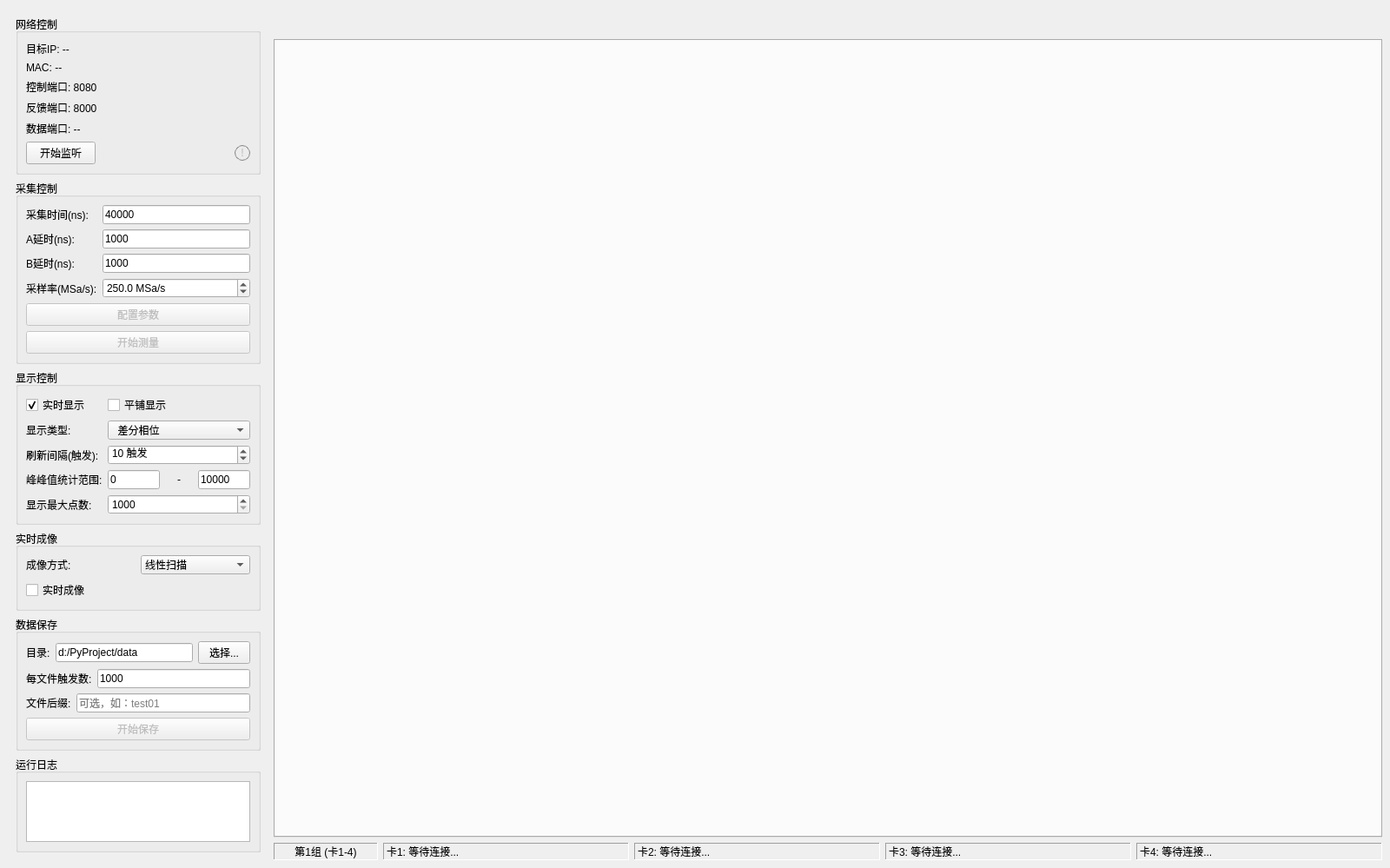
<?xml version="1.0" encoding="UTF-8"?>
<ui version="4.0">
 <class>MainWindow</class>
 <widget class="QMainWindow" name="MainWindow">
  <property name="geometry">
   <rect>
    <x>0</x>
    <y>0</y>
    <width>1600</width>
    <height>900</height>
   </rect>
  </property>
  <property name="windowTitle">
   <string>MC_410T 多卡采集系统</string>
  </property>
  <widget class="QWidget" name="centralwidget">
   <layout class="QHBoxLayout" name="horizontalLayout">
    <item>
     <widget class="QWidget" name="leftPanel" native="true">
      <property name="minimumSize">
       <size>
        <width>300</width>
        <height>0</height>
       </size>
      </property>
      <property name="maximumSize">
       <size>
        <width>300</width>
        <height>16777215</height>
       </size>
      </property>
      <layout class="QVBoxLayout" name="leftPanelLayout">
       <item>
        <widget class="QGroupBox" name="grpNetwork">
         <property name="title">
          <string>网络控制</string>
         </property>
         <layout class="QVBoxLayout" name="verticalLayout">
          <item>
           <widget class="QLabel" name="lblTargetIPs">
            <property name="visible">
             <bool>false</bool>
            </property>
            <property name="text">
             <string>目标IP: --</string>
            </property>
           </widget>
          </item>
          <item>
           <widget class="QLabel" name="lblMACs">
            <property name="visible">
             <bool>false</bool>
            </property>
            <property name="text">
             <string>MAC: --</string>
            </property>
           </widget>
          </item>
          <item>
           <widget class="QLabel" name="lblControlPort">
            <property name="visible">
             <bool>false</bool>
            </property>
            <property name="text">
             <string>控制端口: 8080</string>
            </property>
           </widget>
          </item>
          <item>
           <widget class="QLabel" name="lblFeedbackPort">
            <property name="visible">
             <bool>false</bool>
            </property>
            <property name="text">
             <string>反馈端口: 8000</string>
            </property>
           </widget>
          </item>
          <item>
           <widget class="QLabel" name="lblDataPorts">
            <property name="visible">
             <bool>false</bool>
            </property>
            <property name="text">
             <string>数据端口: --</string>
            </property>
           </widget>
          </item>
          <item>
           <layout class="QHBoxLayout" name="networkButtonRow">
            <item>
             <widget class="QPushButton" name="btnStartListen">
              <property name="text">
               <string>开始监听</string>
              </property>
             </widget>
            </item>
            <item>
             <spacer name="networkButtonSpacer">
              <property name="orientation">
               <enum>Qt::Orientation::Horizontal</enum>
              </property>
              <property name="sizeHint" stdset="0">
               <size>
                <width>40</width>
                <height>20</height>
               </size>
              </property>
             </spacer>
            </item>
            <item>
             <widget class="QLabel" name="lblNetInfoIndicator">
              <property name="minimumSize">
               <size>
                <width>18</width>
                <height>18</height>
               </size>
              </property>
              <property name="maximumSize">
               <size>
                <width>18</width>
                <height>18</height>
               </size>
              </property>
              <property name="styleSheet">
               <string notr="true">QLabel#lblNetInfoIndicator {
  color: #cccccc;
  background: transparent;
  border: 1px solid #888888;
  border-radius: 9px;
  font-weight: bold;
  font-size: 12px;
}</string>
              </property>
              <property name="text">
               <string>!</string>
              </property>
              <property name="alignment">
               <set>Qt::AlignmentFlag::AlignCenter</set>
              </property>
             </widget>
            </item>
           </layout>
          </item>
         </layout>
        </widget>
       </item>
       <item>
        <widget class="QGroupBox" name="grpAcquisition">
         <property name="title">
          <string>采集控制</string>
         </property>
         <layout class="QVBoxLayout" name="verticalLayout_2">
          <item>
           <layout class="QGridLayout" name="paramGrid">
            <item row="0" column="0">
             <widget class="QLabel" name="label">
              <property name="text">
               <string>采集时间(ns):</string>
              </property>
             </widget>
            </item>
            <item row="0" column="1">
             <widget class="QLineEdit" name="edtDataTime">
              <property name="text">
               <string>40000</string>
              </property>
             </widget>
            </item>
            <item row="1" column="0">
             <widget class="QLabel" name="label_2">
              <property name="text">
               <string>A延时(ns):</string>
              </property>
             </widget>
            </item>
            <item row="1" column="1">
             <widget class="QLineEdit" name="edtADelay">
              <property name="text">
               <string>1000</string>
              </property>
             </widget>
            </item>
            <item row="2" column="0">
             <widget class="QLabel" name="label_3">
              <property name="text">
               <string>B延时(ns):</string>
              </property>
             </widget>
            </item>
            <item row="2" column="1">
             <widget class="QLineEdit" name="edtBDelay">
              <property name="text">
               <string>1000</string>
              </property>
             </widget>
            </item>
            <item row="3" column="0">
             <widget class="QLabel" name="lblSampleRate">
              <property name="toolTip">
               <string>时域信号采样率：真实采集 250 MSa/s；回放验证数据（14.dat/11.dat）为 200 MSa/s</string>
              </property>
              <property name="text">
               <string>采样率(MSa/s):</string>
              </property>
             </widget>
            </item>
            <item row="3" column="1">
             <widget class="QDoubleSpinBox" name="spnSampleRate">
              <property name="toolTip">
               <string>时域信号采样率（决定频域横坐标与采样深度换算）：真实采集 250 MSa/s；回放验证数据（14.dat/11.dat）为 200 MSa/s</string>
              </property>
              <property name="suffix">
               <string> MSa/s</string>
              </property>
              <property name="decimals">
               <number>1</number>
              </property>
              <property name="minimum">
               <double>0.1</double>
              </property>
              <property name="maximum">
               <double>2000</double>
              </property>
              <property name="singleStep">
               <double>1</double>
              </property>
              <property name="value">
               <double>250</double>
              </property>
             </widget>
            </item>
           </layout>
          </item>
          <item>
           <widget class="QPushButton" name="btnConfig">
            <property name="enabled">
             <bool>false</bool>
            </property>
            <property name="visible">
             <bool>false</bool>
            </property>
            <property name="text">
             <string>配置参数</string>
            </property>
           </widget>
          </item>
          <item>
           <widget class="QPushButton" name="btnStartMeasure">
            <property name="enabled">
             <bool>false</bool>
            </property>
            <property name="text">
             <string>开始测量</string>
            </property>
           </widget>
          </item>
         </layout>
        </widget>
       </item>
       <item>
        <widget class="QGroupBox" name="grpDisplay">
         <property name="title">
          <string>显示控制</string>
         </property>
         <layout class="QGridLayout" name="gridLayout">
          <item row="0" column="0">
           <widget class="QCheckBox" name="chkEnableDisplay">
            <property name="text">
             <string>实时显示</string>
            </property>
            <property name="checked">
             <bool>true</bool>
            </property>
           </widget>
          </item>
          <item row="0" column="1">
           <widget class="QCheckBox" name="chkTileView">
            <property name="text">
             <string>平铺显示</string>
            </property>
            <property name="checked">
             <bool>false</bool>
            </property>
           </widget>
          </item>
          <item row="1" column="0">
           <widget class="QLabel" name="label_4">
            <property name="text">
             <string>显示类型: </string>
            </property>
           </widget>
          </item>
          <item row="1" column="1">
           <widget class="QComboBox" name="cmbDisplayType">
            <property name="currentIndex">
             <number>0</number>
            </property>
            <item>
             <property name="text">
              <string>  差分相位</string>
             </property>
            </item>
            <item>
             <property name="text">
              <string>  瞬时频率</string>
             </property>
            </item>
           </widget>
          </item>
          <item row="2" column="0">
           <widget class="QLabel" name="label_5">
            <property name="toolTip">
             <string>每隔多少个触发更新一次显示（值越大刷新越慢，CPU占用越低）</string>
            </property>
            <property name="text">
             <string>刷新间隔(触发):</string>
            </property>
           </widget>
          </item>
          <item row="2" column="1">
           <widget class="QSpinBox" name="spnRefreshRate">
            <property name="toolTip">
             <string>每隔多少个触发更新一次显示。例如：10表示每10个触发刷新一次</string>
            </property>
            <property name="suffix">
             <string> 触发</string>
            </property>
            <property name="minimum">
             <number>1</number>
            </property>
            <property name="maximum">
             <number>1000</number>
            </property>
            <property name="value">
             <number>10</number>
            </property>
           </widget>
          </item>
          <item row="3" column="0">
           <widget class="QLabel" name="label_6">
            <property name="toolTip">
             <string>统计峰峰值的真实采样点范围（与X轴显示一致）
例如：0-50000表示统计全部采样点</string>
            </property>
            <property name="text">
             <string>峰峰值统计范围:</string>
            </property>
           </widget>
          </item>
          <item row="3" column="1">
           <layout class="QHBoxLayout" name="horizontalLayout_2">
            <item>
             <widget class="QLineEdit" name="edtPkStart">
              <property name="maximumSize">
               <size>
                <width>60</width>
                <height>16777215</height>
               </size>
              </property>
              <property name="toolTip">
               <string>峰峰值统计起始点（真实采样点索引，与X轴显示一致）</string>
              </property>
              <property name="text">
               <string>0</string>
              </property>
             </widget>
            </item>
            <item>
             <widget class="QLabel" name="label_7">
              <property name="maximumSize">
               <size>
                <width>100</width>
                <height>16777215</height>
               </size>
              </property>
              <property name="text">
               <string>-</string>
              </property>
              <property name="alignment">
               <set>Qt::AlignmentFlag::AlignCenter</set>
              </property>
             </widget>
            </item>
            <item>
             <widget class="QLineEdit" name="edtPkEnd">
              <property name="minimumSize">
               <size>
                <width>60</width>
                <height>0</height>
               </size>
              </property>
              <property name="maximumSize">
               <size>
                <width>60</width>
                <height>16777215</height>
               </size>
              </property>
              <property name="toolTip">
               <string>峰峰值统计结束点（真实采样点索引，0表示到末尾）</string>
              </property>
              <property name="text">
               <string>10000</string>
              </property>
             </widget>
            </item>
           </layout>
          </item>
          <item row="4" column="0">
           <widget class="QLabel" name="label_8">
            <property name="text">
             <string>显示最大点数:</string>
            </property>
           </widget>
          </item>
          <item row="4" column="1">
           <widget class="QSpinBox" name="spnDownsampleRatio">
            <property name="toolTip">
             <string>绘图显示的最大数据点数（原始数据超过此值时自动降采样，默认1000点）</string>
            </property>
            <property name="minimum">
             <number>1000</number>
            </property>
            <property name="maximum">
             <number>500000</number>
            </property>
            <property name="singleStep">
             <number>1000</number>
            </property>
            <property name="value">
             <number>1000</number>
            </property>
           </widget>
          </item>
         </layout>
        </widget>
       </item>
       <item>
        <widget class="QGroupBox" name="grpImaging">
         <property name="title">
          <string>实时成像</string>
         </property>
         <layout class="QGridLayout" name="imagingGrid">
          <item row="0" column="0">
           <widget class="QLabel" name="label_12">
            <property name="text">
             <string>成像方式: </string>
            </property>
           </widget>
          </item>
          <item row="0" column="1">
           <widget class="QComboBox" name="cmbImagingMode">
            <property name="currentIndex">
             <number>0</number>
            </property>
            <item>
             <property name="text">
              <string>线性扫描</string>
             </property>
            </item>
            <item>
             <property name="text">
              <string>环形扫描</string>
             </property>
            </item>
           </widget>
          </item>
          <item row="1" column="0">
           <widget class="QCheckBox" name="chkRealtimeImaging">
            <property name="text">
             <string>实时成像</string>
            </property>
            <property name="checked">
             <bool>false</bool>
            </property>
           </widget>
          </item>
         </layout>
        </widget>
       </item>
       <item>
        <widget class="QGroupBox" name="grpSave">
         <property name="title">
          <string>数据保存</string>
         </property>
         <layout class="QVBoxLayout" name="verticalLayout_4">
          <item>
           <layout class="QHBoxLayout" name="horizontalLayout_6">
            <item>
             <widget class="QLabel" name="label_9">
              <property name="text">
               <string>目录:</string>
              </property>
             </widget>
            </item>
            <item>
             <widget class="QLineEdit" name="edtSaveDir">
              <property name="text">
               <string>d:/PyProject/data</string>
              </property>
             </widget>
            </item>
            <item>
             <widget class="QPushButton" name="btnSelectDir">
              <property name="maximumSize">
               <size>
                <width>60</width>
                <height>16777215</height>
               </size>
              </property>
              <property name="text">
               <string>选择...</string>
              </property>
             </widget>
            </item>
           </layout>
          </item>
          <item>
           <layout class="QHBoxLayout" name="horizontalLayout_7">
            <item>
             <widget class="QLabel" name="label_10">
              <property name="text">
               <string>每文件触发数:</string>
              </property>
             </widget>
            </item>
            <item>
             <widget class="QLineEdit" name="edtTriggersPerFile">
              <property name="text">
               <string>1000</string>
              </property>
             </widget>
            </item>
           </layout>
          </item>
          <item>
           <layout class="QHBoxLayout" name="horizontalLayout_8">
            <item>
             <widget class="QLabel" name="label_11">
              <property name="text">
               <string>文件后缀:</string>
              </property>
             </widget>
            </item>
            <item>
             <widget class="QLineEdit" name="edtFileSuffix">
              <property name="toolTip">
               <string>自定义文件后缀，留空则使用时间戳</string>
              </property>
              <property name="text">
               <string/>
              </property>
              <property name="placeholderText">
               <string>可选，如：test01</string>
              </property>
             </widget>
            </item>
           </layout>
          </item>
          <item>
           <widget class="QPushButton" name="btnToggleSave">
            <property name="enabled">
             <bool>false</bool>
            </property>
            <property name="text">
             <string>开始保存</string>
            </property>
           </widget>
          </item>
         </layout>
        </widget>
       </item>
       <item>
        <widget class="QGroupBox" name="grpLog">
         <property name="title">
          <string>运行日志</string>
         </property>
         <layout class="QVBoxLayout" name="verticalLayout_5">
          <item>
           <widget class="QTextEdit" name="txtLog">
            <property name="readOnly">
             <bool>true</bool>
            </property>
           </widget>
          </item>
         </layout>
        </widget>
       </item>
      </layout>
     </widget>
    </item>
    <item>
     <layout class="QVBoxLayout" name="rightPanelLayout">
      <item>
       <widget class="QWidget" name="groupTabBarContainer" native="true">
        <property name="minimumSize">
         <size>
          <width>0</width>
          <height>30</height>
         </size>
        </property>
        <property name="maximumSize">
         <size>
          <width>16777215</width>
          <height>30</height>
         </size>
        </property>
        <layout class="QHBoxLayout" name="groupTabBarLayout">
         <property name="spacing">
          <number>0</number>
         </property>
         <property name="leftMargin">
          <number>0</number>
         </property>
         <property name="topMargin">
          <number>0</number>
         </property>
         <property name="rightMargin">
          <number>0</number>
         </property>
         <property name="bottomMargin">
          <number>0</number>
         </property>
        </layout>
       </widget>
      </item>
      <item>
       <widget class="QStackedWidget" name="stackedMainDisplay">
        <property name="currentIndex">
         <number>0</number>
        </property>
        <widget class="QWidget" name="pageChannelView">
         <layout class="QVBoxLayout" name="verticalLayout_11">
          <property name="spacing">
           <number>0</number>
          </property>
          <property name="leftMargin">
           <number>0</number>
          </property>
          <property name="topMargin">
           <number>0</number>
          </property>
          <property name="rightMargin">
           <number>0</number>
          </property>
          <property name="bottomMargin">
           <number>0</number>
          </property>
          <item>
           <widget class="QStackedWidget" name="stackedDisplayMode">
            <property name="currentIndex">
             <number>0</number>
            </property>
            <widget class="QWidget" name="pageTabView">
             <layout class="QVBoxLayout" name="verticalLayout_10">
              <property name="spacing">
               <number>0</number>
              </property>
              <property name="leftMargin">
               <number>0</number>
              </property>
              <property name="topMargin">
               <number>0</number>
              </property>
              <property name="rightMargin">
               <number>0</number>
              </property>
              <property name="bottomMargin">
               <number>0</number>
              </property>
              <item>
               <widget class="QTabWidget" name="tabWidget">
                <property name="currentIndex">
                 <number>-1</number>
                </property>
               </widget>
              </item>
             </layout>
            </widget>
            <widget class="QWidget" name="pageTileView">
             <layout class="QGridLayout" name="gridTileLayout">
              <property name="leftMargin">
               <number>2</number>
              </property>
              <property name="topMargin">
               <number>2</number>
              </property>
              <property name="rightMargin">
               <number>2</number>
              </property>
              <property name="bottomMargin">
               <number>2</number>
              </property>
              <property name="spacing">
               <number>2</number>
              </property>
             </layout>
            </widget>
           </widget>
          </item>
         </layout>
        </widget>
        <widget class="QWidget" name="pageColorMap">
         <layout class="QVBoxLayout" name="verticalLayout_12">
          <property name="spacing">
           <number>0</number>
          </property>
          <property name="leftMargin">
           <number>0</number>
          </property>
          <property name="topMargin">
           <number>0</number>
          </property>
          <property name="rightMargin">
           <number>0</number>
          </property>
          <property name="bottomMargin">
           <number>0</number>
          </property>
         </layout>
        </widget>
       </widget>
      </item>
      <item>
       <layout class="QHBoxLayout" name="statsLayout">
        <item>
         <widget class="QLabel" name="lblGroupInfo">
          <property name="minimumSize">
           <size>
            <width>120</width>
            <height>0</height>
           </size>
          </property>
          <property name="maximumSize">
           <size>
            <width>120</width>
            <height>16777215</height>
           </size>
          </property>
          <property name="frameShape">
           <enum>QFrame::Shape::Panel</enum>
          </property>
          <property name="frameShadow">
           <enum>QFrame::Shadow::Sunken</enum>
          </property>
          <property name="text">
           <string>第1组 (卡1-4)</string>
          </property>
          <property name="alignment">
           <set>Qt::AlignmentFlag::AlignCenter</set>
          </property>
         </widget>
        </item>
        <item>
         <widget class="QLabel" name="lblStats1">
          <property name="frameShape">
           <enum>QFrame::Shape::Panel</enum>
          </property>
          <property name="frameShadow">
           <enum>QFrame::Shadow::Sunken</enum>
          </property>
          <property name="text">
           <string>卡1: 等待连接...</string>
          </property>
         </widget>
        </item>
        <item>
         <widget class="QLabel" name="lblStats2">
          <property name="frameShape">
           <enum>QFrame::Shape::Panel</enum>
          </property>
          <property name="frameShadow">
           <enum>QFrame::Shadow::Sunken</enum>
          </property>
          <property name="text">
           <string>卡2: 等待连接...</string>
          </property>
         </widget>
        </item>
        <item>
         <widget class="QLabel" name="lblStats3">
          <property name="frameShape">
           <enum>QFrame::Shape::Panel</enum>
          </property>
          <property name="frameShadow">
           <enum>QFrame::Shadow::Sunken</enum>
          </property>
          <property name="text">
           <string>卡3: 等待连接...</string>
          </property>
         </widget>
        </item>
        <item>
         <widget class="QLabel" name="lblStats4">
          <property name="frameShape">
           <enum>QFrame::Shape::Panel</enum>
          </property>
          <property name="frameShadow">
           <enum>QFrame::Shadow::Sunken</enum>
          </property>
          <property name="text">
           <string>卡4: 等待连接...</string>
          </property>
         </widget>
        </item>
       </layout>
      </item>
     </layout>
    </item>
   </layout>
  </widget>
 </widget>
 <resources/>
 <connections/>
</ui>
